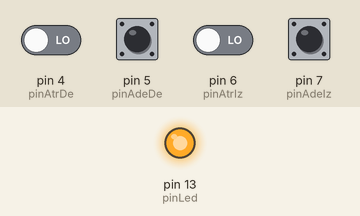
Simulated run of this sketch. Board: Arduino Uno, built with avr-gcc and run on an emulated ATmega328P. On the bench: output pins drawn as LEDs (lit = HIGH). The inputs (shaded band) are chosen by the test bench; at power-on: pin 5 (pinAdeDe), pin 7 (pinAdeIz) HIGH, pin 4 (pinAtrDe), pin 6 (pinAtrIz) LOW. No radio packets arrive unless stated.

Above: at 1.2 s.
1.3 s: pin 4 (pinAtrDe) driven HIGH
At 2.0 s:
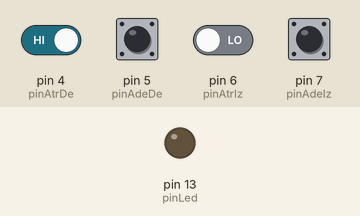
2.8 s: pin 4 (pinAtrDe) driven LOW
At 3.6 s:
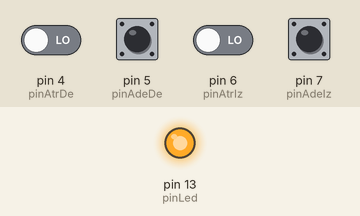
Timing chart, 0 to 5.8 s (numbered marks = the images above; inputs shaded):
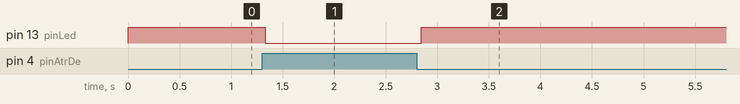

The sketch:

carro2.ino
```cpp
#include <RH_ASK.h>
#include <SPI.h>

RH_ASK driver;

const int pinLed = 13;
const int pinAdeIz = 7;
const int pinAtrIz = 6;
const int pinAdeDe = 5;
const int pinAtrDe = 4;

void setup(){
  pinMode(13,OUTPUT);
  Serial.begin(9600);
  if(!driver.init())
  Serial.println("Inicialiación fallida");
}

void loop(){
  uint8_t buf[2];
  uint8_t buflen = sizeof(buf);

  if(!digitalRead(pinAdeIz)){
    buf[0] = 'a';
    digitalWrite(pinLed,HIGH);
  }else if(!digitalRead(pinAtrIz)){
    buf[0] = 'r';
    digitalWrite(pinLed,HIGH);
  }else{
    buf[0] = 'd';
    digitalWrite(pinLed,LOW);
  }
  if(!digitalRead(pinAdeDe)){
    buf[1] = 'a';
    digitalWrite(pinLed,HIGH);
  }else if(!digitalRead(pinAtrDe)){
    buf[1] = 'r';
    digitalWrite(pinLed,HIGH);
  }else{
    buf[1] = 'd';
    digitalWrite(pinLed,LOW);
  }
  driver.send(buf,sizeof(buf));
  driver.waitPacketSent();
}
```

Measured:
- after the input at 1.3 s, pin 13 (pinLed): HIGH → LOW at once
- after the input at 2.8 s, pin 13 (pinLed): LOW → HIGH at once
